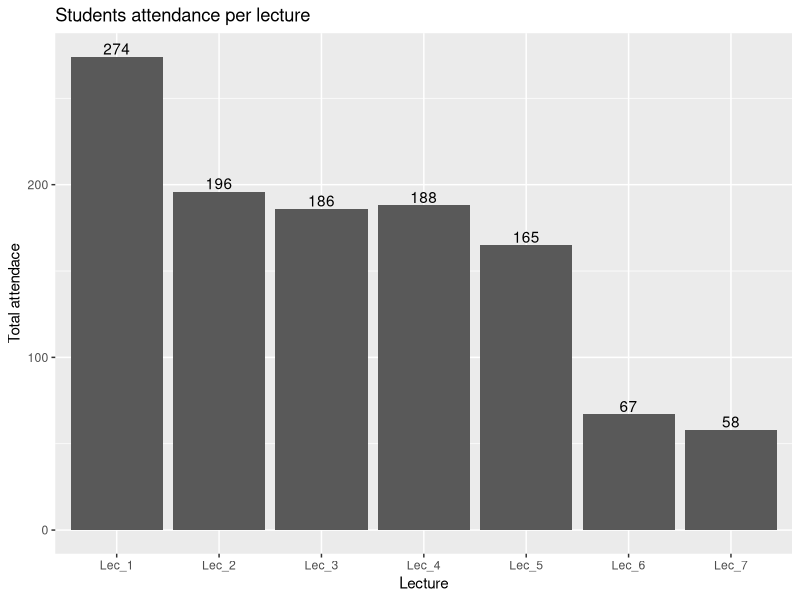
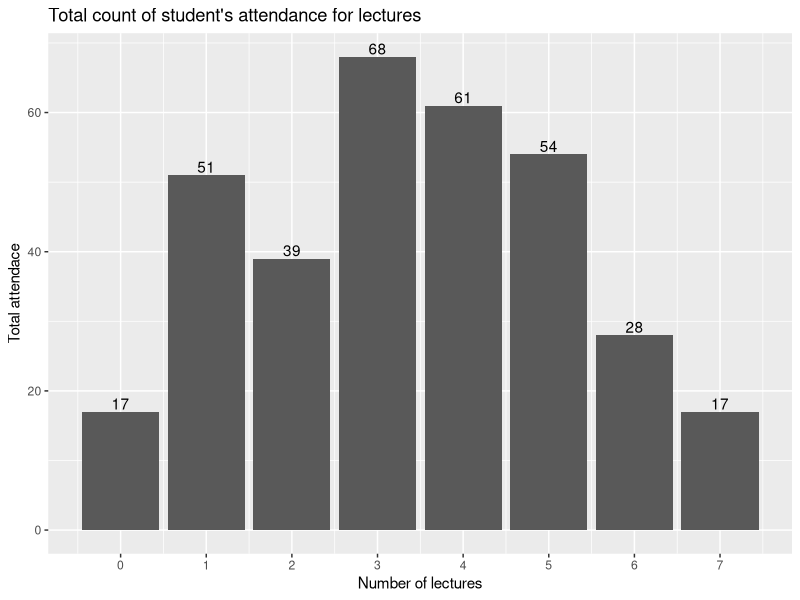

Generate these figures, in order, with R:
# Loading libraries
library(tidyverse)


# Loading dataset
marks_data <- read_csv("Clean data set.csv")

# Graphs

# Bar chart of students attendance per lecture
marks_data_g1 <- marks_data %>% select(9:15) %>% 
  pivot_longer(cols = 1:7, names_to = "Lecture.Number", values_to = "Attendance") %>%
  filter(Attendance == 1)

ggplot(marks_data_g1, aes(x=Lecture.Number)) + geom_bar() + 
  labs(title = "Students attendance per lecture", x = "Lecture", 
       y = "Total attendace") + 
  geom_text(aes(label=after_stat(count)),stat='count',position=position_dodge(0.9),
            vjust=-0.2)

# Bar chart of Total attendance
ggplot(marks_data, aes(x=Total_Attendance)) + geom_bar() + 
  labs(title = "Total count of student's attendance for lectures", 
       x = "Number of lectures", 
       y = "Total attendace") + 
  geom_text(aes(label=after_stat(count)),stat='count',position=position_dodge(0.9),
            vjust=-0.2) + scale_x_continuous(breaks = seq(0,7,1))











